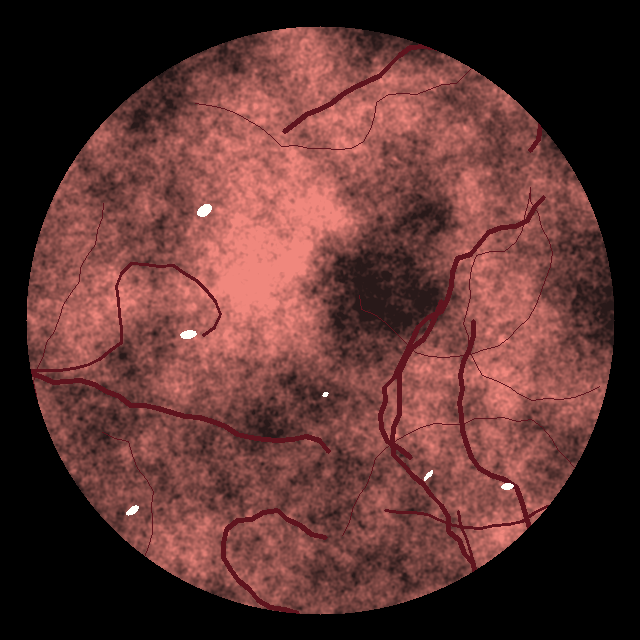
#> input picture clear.png, 640 x 640 px
$ python -i brightness_analyzer.py   (imports and definitions only)
#> lines starting #> are read from the running program, lines starting #| are printed output that depends on the picture; after the words box and inside, x2 and y2 are one past the last pixel; in counts of white or black regions, pixels touching at a corner belong together
"""
brightness_analyzer.py
======================
Brightness, overexposure and contrast measurements, plus detection of the
black frame that surrounds most endoscopy images.

Colour convention used in this whole project
--------------------------------------------
Images are kept in **RGB** order everywhere (that is what Pillow and
Streamlit use). OpenCV's default is BGR, so every OpenCV colour conversion in
this project explicitly uses an RGB constant such as cv2.COLOR_RGB2GRAY.
"""

from typing import Optional, Tuple

import cv2
import numpy as np


# --------------------------------------------------------------------------
# Helpers
# --------------------------------------------------------------------------
# [20 lines left out: functions to_grayscale, _masked_pixels, not called in this run]


# --------------------------------------------------------------------------
# Field-of-view (black frame) detection
# --------------------------------------------------------------------------
def compute_fov_mask(
    gray: np.ndarray,
    border_threshold: int = 15,
    min_coverage: float = 0.25,
    max_coverage: float = 0.98,
) -> Tuple[Optional[np.ndarray], float]:
    """
    Find the illuminated field of view (FOV) inside the black frame.

    Steps
    -----
    1. Threshold: pixels brighter than `border_threshold` are "inside".
    2. Morphological closing joins small gaps caused by dark folds or noise.
    3. Keep the largest outer contour and FILL it, so dark areas *inside*
       the view (e.g. the lumen of the bowel) are still measured.

    Safety fallbacks (return None = "use the whole image")
    -----------------------------------------------------
    * coverage < min_coverage : the image is probably just very dark, and
      masking would hide that darkness. Measure everything instead.
    * coverage > max_coverage : there is no meaningful frame.

    Returns
    -------
    (mask or None, coverage) where coverage is the fraction of the image
    inside the FOV (1.0 when the whole image is used).
    """
    _, binary = cv2.threshold(gray, border_threshold, 255, cv2.THRESH_BINARY)
    kernel = cv2.getStructuringElement(cv2.MORPH_ELLIPSE, (15, 15))
    closed = cv2.morphologyEx(binary, cv2.MORPH_CLOSE, kernel)

    contours, _ = cv2.findContours(
        closed, cv2.RETR_EXTERNAL, cv2.CHAIN_APPROX_SIMPLE
    )
    if not contours:
        return None, 1.0

    largest = max(contours, key=cv2.contourArea)
    mask = np.zeros_like(gray, dtype=np.uint8)
    cv2.drawContours(mask, [largest], -1, 255, thickness=cv2.FILLED)

    coverage = float(np.count_nonzero(mask)) / mask.size
    if coverage < min_coverage or coverage > max_coverage:
        return None, 1.0
    return mask, coverage


# --------------------------------------------------------------------------
# Measurements
# --------------------------------------------------------------------------
# [60 lines left out: functions analyze_brightness, analyze_exposure, analyze_contrast, not called in this run]

>>> import cv2
>>> picture = cv2.imread('clear.png', cv2.IMREAD_GRAYSCALE)
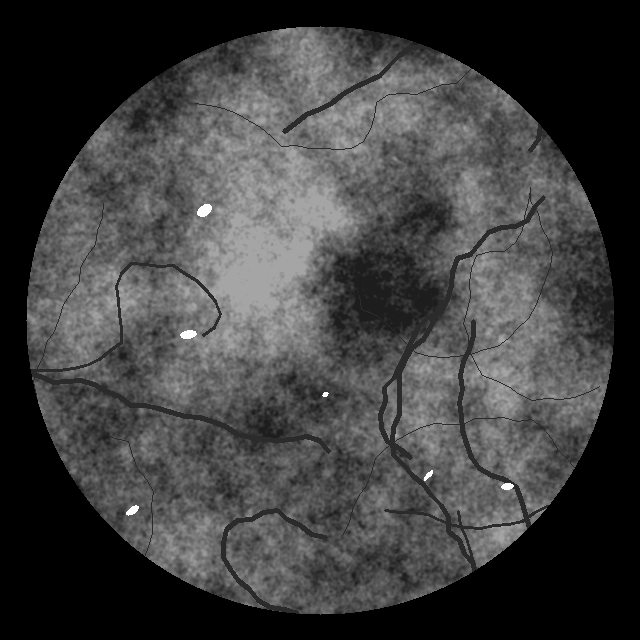
#> picture: shape (640, 640); min 0, max 254, mean 63.1
>>> result = compute_fov_mask(picture)
#> in compute_fov_mask, `_, binary = cv2.threshold(gray, border_threshold, 255, cv2.THRESH_BINA..`:
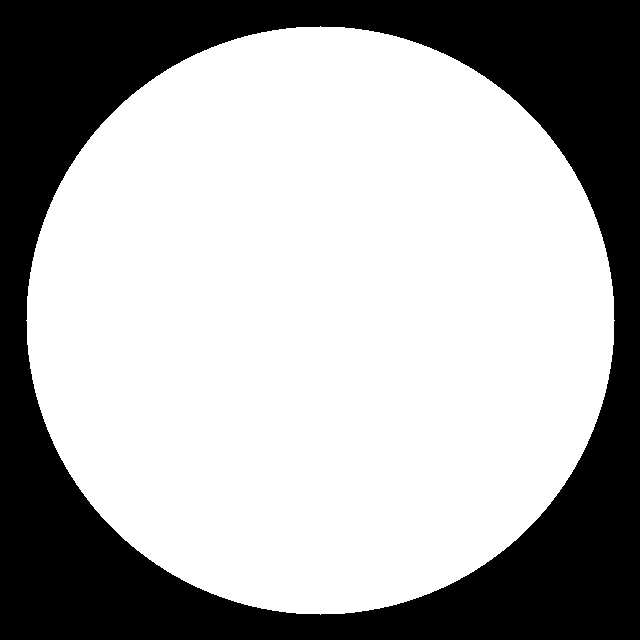
#> binary: shape (640, 640); 66.3% white; 1 black region
#> in compute_fov_mask, `contours, _ = cv2.findContours( closed, cv2.RETR_EXTERNAL, cv2.CHAIN_A..`: contours = 1 contour; box (x1, y1, x2, y2) and area: (26, 26, 615, 615) 270678
#> in compute_fov_mask, `largest = max(contours, key=cv2.contourArea)`: largest = contour of 836 points, box (x1, y1, x2, y2) (26, 26, 615, 615), area 270678
#> in compute_fov_mask, `coverage = float(np.count_nonzero(mask)) / mask.size`: coverage = 0.663
